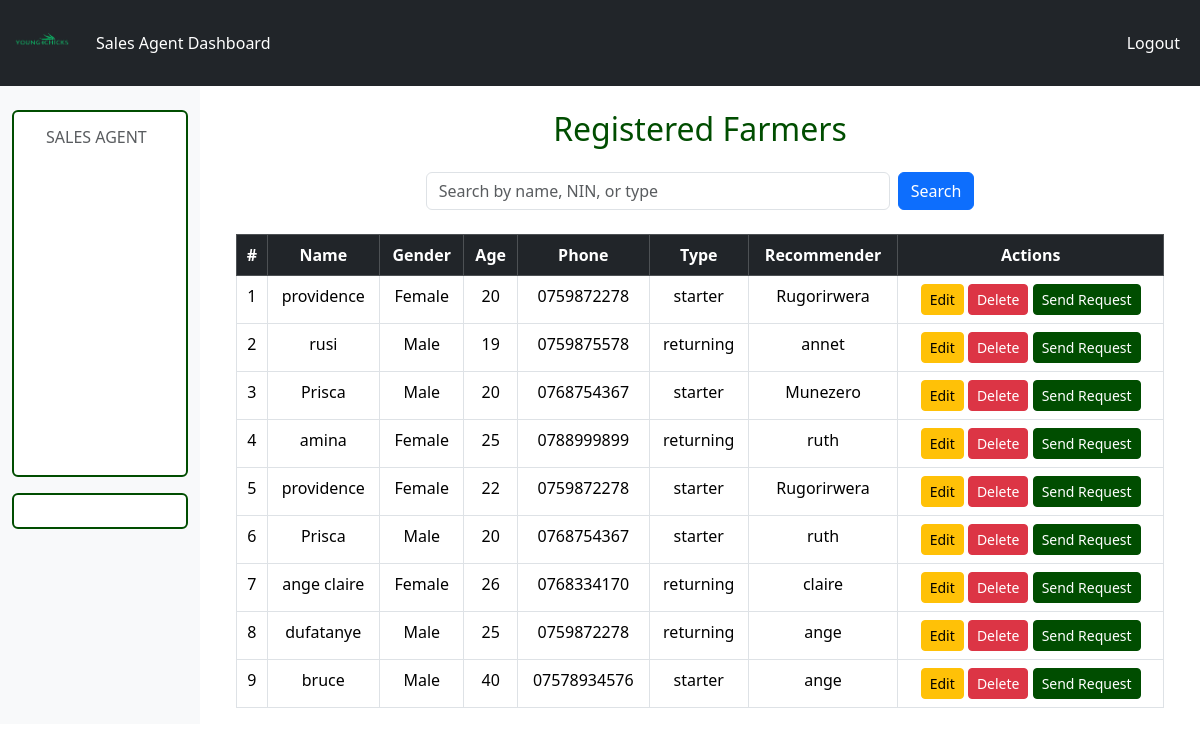
/farmers_list/ (signed in), run on an earlier commit of the app's database.
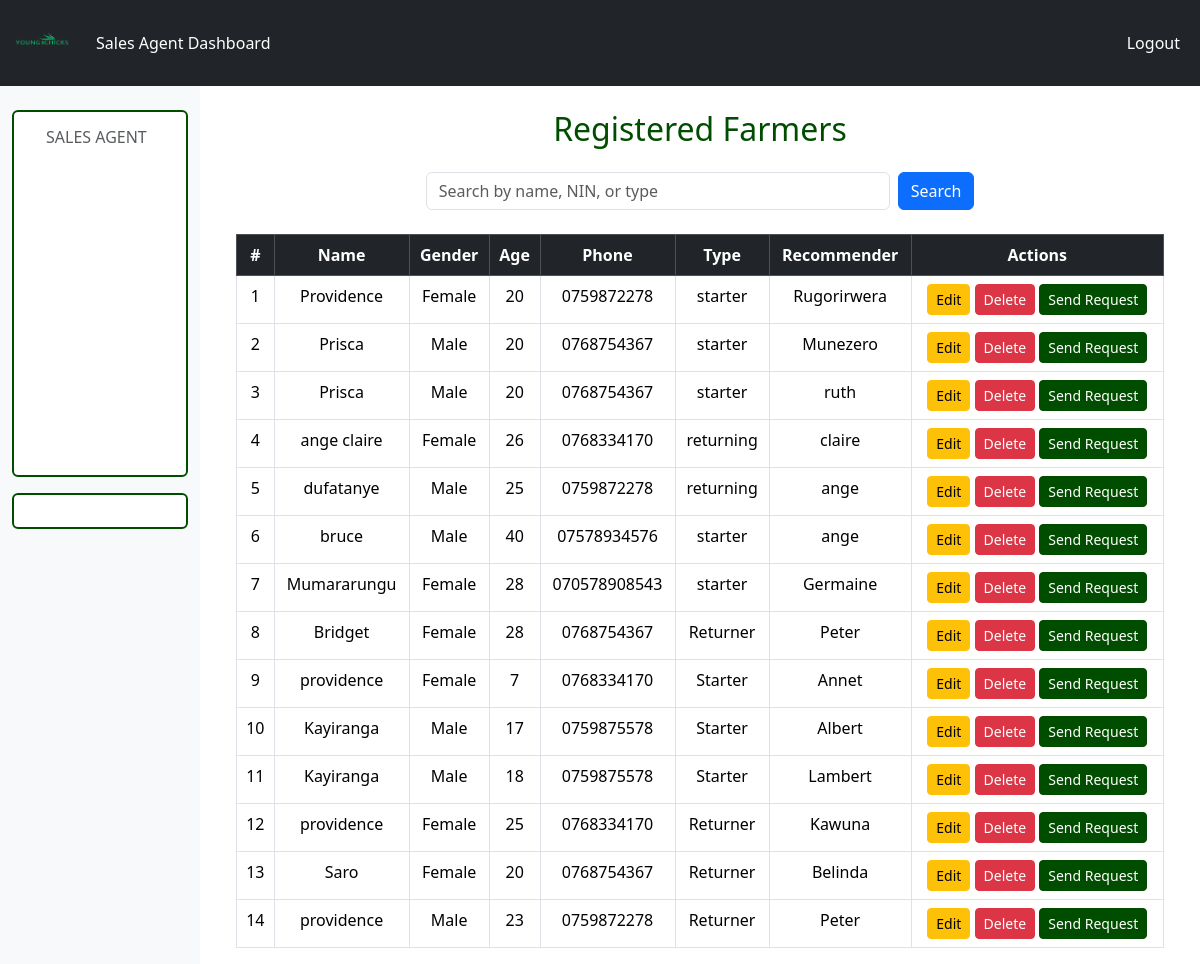
And on a later commit of the database.
### pages/models.py (models this page shows, shortened)
class Farmer(models.Model):
     GENDER_CHOICES = [
        ('Male', 'Male'),
        ('Female', 'Female'),
    ]
     FARMER_TYPE_CHOICES = [
        ('Starter', 'Starter'),
        ('Returner', 'Returner'),
    ]
     user = models.OneToOneField(
        settings.AUTH_USER_MODEL,
        on_delete=models.CASCADE,
        related_name='farmer_profile',
        null=True,
        blank=True
    )
     farmer_name = models.CharField(max_length=100)
     farmer_age = models.IntegerField()
     farmer_gender = models.CharField(max_length=10, choices=GENDER_CHOICES)
     farmer_nin = models.CharField(max_length=20)
     farmer_phone_number = models.CharField(max_length=15)
     farmer_type = models.CharField(max_length=50, choices=FARMER_TYPE_CHOICES)
     recomender_name = models.CharField(max_length=100)
     recommender_nin = models.CharField(max_length=20)

### pages/views.py (the view)
# urls.py: path('farmers_list/', views.farmers_list, name='farmers_list'),
@login_required
def farmers_list(request):
    query = request.GET.get('q')
    farmers = Farmer.objects.all()
    if query:
        farmers = farmers.filter(
            Q(farmer_name__icontains=query) |
            Q(farmer_nin__icontains=query) |
            Q(farmer_type__icontains=query)
        )
    return render(request, 'pages/farmers_list.html', {'farmers': farmers})

### pages/templates/pages/farmers_list.html
{% extends 'pages/base.html' %} {% block content %}
<div class="container mt-4">
  <h2 class="mb-4 text-center">Registered Farmers</h2>
  <form method="get" class="d-flex mb-4 justify-content-center">
    <input
      type="text"
      name="q"
      class="form-control w-50 me-2"
      placeholder="Search by name, NIN, or type"
      value="{{ request.GET.q }}"
    />
    <button type="submit" class="btn btn-primary">Search</button>
  </form>
  <table class="table table-bordered table-hover text-center">
    <thead class="table-dark">
      <tr>
        <th>#</th>
        <th>Name</th>
        <th>Gender</th>
        <th>Age</th>
        <th>Phone</th>
        <th>Type</th>
        <th>Recommender</th>
        <th>Actions</th>
      </tr>
    </thead>
    <tbody>
      {% for farmer in farmers %}
      <tr>
        <td>{{ forloop.counter }}</td>
        <td>{{ farmer.farmer_name }}</td>
        <td>{{ farmer.farmer_gender }}</td>
        <td>{{ farmer.farmer_age }}</td>
        <td>{{ farmer.farmer_phone_number }}</td>
        <td>{{ farmer.farmer_type }}</td>
        <td>{{ farmer.recomender_name }}</td>
        <td>
          <a
            href="{% url 'register_farmer' farmer.id %}"
            class="btn btn-sm btn-warning"
            >Edit</a
          >
          <a
            href="{% url 'delete_farmer' farmer.id %}"
            class="btn btn-sm btn-danger"
            onclick="return confirm('Are you sure you want to delete this farmer?');"
            >Delete</a
          >
          <a
            href="{% url 'request_chicks' farmer.id %}"
            class="btn btn-sm btn-success"
            >Send Request</a
          >
        </td>
      </tr>
      {% empty %}
      <tr>
        <td colspan="8">No farmers found.</td>
      </tr>
      {% endfor %}
    </tbody>
  </table>
</div>
{% endblock %}

### pages/templates/pages/base.html (shortened to what this page needs)
{% load static %}
<!DOCTYPE html>
<html lang="en">
<head>
  <link rel="stylesheet" href="/static/bootstrap-5.3.7-dist/css/bootstrap.min.css" />
  <link rel="stylesheet" href="{% static 'css/style.css' %}">
</head>
<body>
  {% include 'pages/navbar.html' %}
  <div class="container-fluid">
    <div class="row">
      <nav class="col-md-3 col-lg-2 d-md-block bg-light sidebar py-4">
        <div class="card">
          <div class="card-body">
            {% if user.user_type == 'sales_agent' %}
            <h6 class="px-3 mb-3 text-muted text-uppercase">Sales Agent</h6>
            <ul class="nav flex-column" style="list-style:none; padding-left:0;">
              <li class="nav-item"><a class="nav-link" href="{% url 'sales_agent_dashboard' %}">Dashboard</a></li>
              <li class="nav-item"><a class="nav-link" href="{% url 'register_farmer' %}">Register Farmer</a></li>
              <li class="nav-item"><a class="nav-link" href="{% url 'my_requests' %}">Create Requests</a></li>
              <li class="nav-item"><a class="nav-link" href="{% url 'record_request' %}">Recorded Requests</a></li>
              <li class="nav-item"><a class="nav-link" href="{% url 'approved_sales' %}">Approved Sales</a></li>
            </ul>
            {% endif %}
          </div>
        </div>
        <div class="card mt-3">
          <div class="card-body">
          </div>
        </div>
      </nav>
      <main class="col-md-9 ms-sm-auto col-lg-10 px-md-4">
        {% block content %}{% endblock %}
      </main>
    </div>
  </div>
</body>
</html>

### pages/templates/pages/navbar.html (shortened to what this page needs)
<nav class="navbar navbar-expand-lg navbar-dark bg-dark">
  <div class="container-fluid">
    <a class="navbar-brand" href="#">
      <img src="/static/image/alvioni__fashion_brand_art_design_logo_20250807_232048_0000-removebg-preview.png" class="img_fluid" alt="Logo" style="width: 60px; height: 60px;">
    </a>
    <div class="collapse navbar-collapse" id="navbarNav">
      <ul class="navbar-nav me-auto mb-2 mb-lg-0">
        {% if user.is_authenticated %}
          {% if user.user_type == 'manager' %}
            <li class="nav-item">
              <a class="nav-link" href="{% url 'manager' %}">Manager Dashboard</a>
            </li>
          {% elif user.user_type == 'sales_agent' %}
            <li class="nav-item">
              <a class="nav-link" href="{% url 'sales_agent_dashboard' %}">Sales Agent Dashboard</a>
            </li>
          {% endif %}
        {% else %}
          <li class="nav-item">
            <a class="nav-link" href="{% url 'login' %}">Login</a>
          </li>
        {% endif %}
      </ul>
      <ul class="navbar-nav ms-auto">
        {% if user.is_authenticated %}
          <li class="nav-item">
            <a class="nav-link" href="{% url 'logout' %}">Logout</a>
          </li>
        {% endif %}
      </ul>
    </div>
  </div>
</nav>

### static/style.css (style rules this page uses)
:root { --color-black: #000000; --color-white: #ffffff; --color-green: #004d00; }
body { background-color: var(--color-white); color: var(--color-black); font-family: 'Segoe UI', Tahoma, Geneva, Verdana, sans-serif; }
.navbar { background-color: var(--color-black); }
.navbar .navbar-brand, .navbar .nav-link, .navbar .navbar-toggler-icon { color: var(--color-white); }
.sidebar { background-color: var(--color-black); color: var(--color-white); }
.sidebar a.nav-link { color: var(--color-white); }
.btn-success { background-color: var(--color-green); border-color: var(--color-green); }
table { border-collapse: collapse; width: 100%; color: var(--color-black); }
table thead { background-color: var(--color-black); color: var(--color-white); }
table tbody tr { background-color: var(--color-white); }
table tbody tr:nth-child(even) { background-color: #f5f5f5; }
.card { border: 2px solid var(--color-green); color: var(--color-black); }
h1, h2, h3, h4, h5, h6 { color: var(--color-green); }

What changed in the data, as far as the page shows it:
removed Farmer: farmer_name "rusi", farmer_gender "Male", farmer_age "19", farmer_phone_number "0759875578", farmer_type "returning", recomender_name "annet"
removed Farmer: farmer_name "amina", farmer_gender "Female", farmer_age "25", farmer_phone_number "0788999899", farmer_type "returning", recomender_name "ruth"
removed Farmer: farmer_name "providence", farmer_gender "Female", farmer_age "22", farmer_phone_number "0759872278", farmer_type "starter", recomender_name "Rugorirwera"
changed Farmer "Rugorirwera": farmer_name "providence" → "Providence"
added Farmer: farmer_name "Mumararungu", farmer_gender "Female", farmer_age "28", farmer_phone_number "070578908543", farmer_type "starter", recomender_name "Germaine"
added Farmer: farmer_name "Bridget", farmer_gender "Female", farmer_age "28", farmer_phone_number "0768754367", farmer_type "Returner", recomender_name "Peter"
added Farmer: farmer_name "providence", farmer_gender "Female", farmer_age "7", farmer_phone_number "0768334170", farmer_type "Starter", recomender_name "Annet"
added Farmer: farmer_name "Kayiranga", farmer_gender "Male", farmer_age "17", farmer_phone_number "0759875578", farmer_type "Starter", recomender_name "Albert"
added Farmer: farmer_name "Kayiranga", farmer_gender "Male", farmer_age "18", farmer_phone_number "0759875578", farmer_type "Starter", recomender_name "Lambert"
added Farmer: farmer_name "providence", farmer_gender "Female", farmer_age "25", farmer_phone_number "0768334170", farmer_type "Returner", recomender_name "Kawuna"
added Farmer: farmer_name "Saro", farmer_gender "Female", farmer_age "20", farmer_phone_number "0768754367", farmer_type "Returner", recomender_name "Belinda"
added Farmer: farmer_name "providence", farmer_gender "Male", farmer_age "23", farmer_phone_number "0759872278", farmer_type "Returner", recomender_name "Peter"
